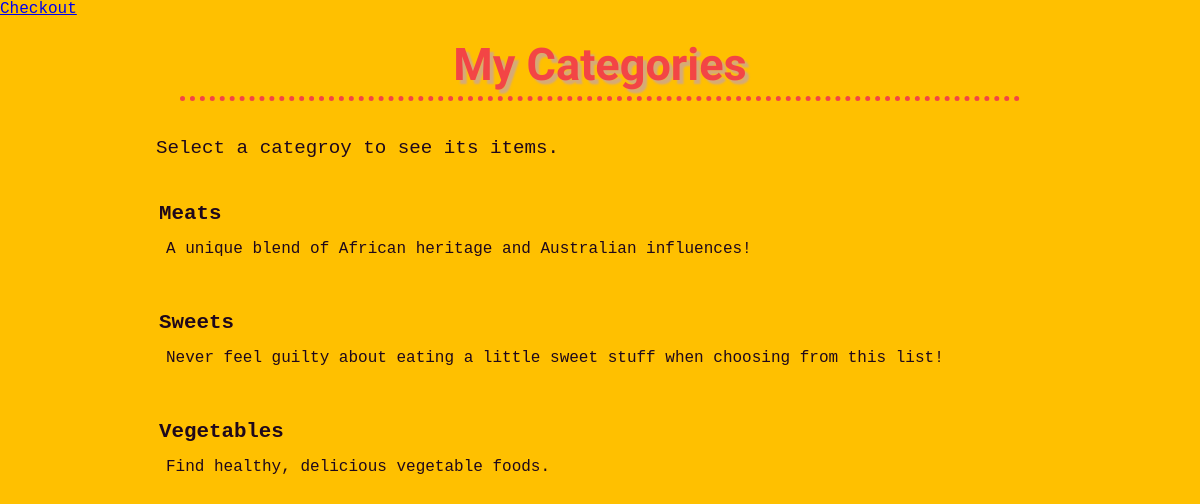
The app's page /shop/index.php with its own data.
### tables this page shows
CREATE TABLE store_categories (
    id INT NOT NULL PRIMARY KEY AUTO_INCREMENT,
    cat_title VARCHAR(50) UNIQUE,
    cat_desc TEXT
);

### shop/index.php (the view, shortened to what this page needs)
<?php
    $mysqli = doDB();
    $display_block = "<h1>My Categories</h1>
                        <div id='wrapper'>
                          <p id='directive'>Select a categroy to see its items.</p>";
    $get_cats_sql = "SELECT id, cat_title, cat_desc FROM store_categories ORDER BY cat_title";
    $get_cats_res = mysqli_query($mysqli, $get_cats_sql)
                    or die(mysqli_error($mysqli));;
    if (mysqli_num_rows($get_cats_res) < 1) {
        $display_block = "<p><em>Sorry, no categories to browse.</em></p>";
    } else {
        while ($cats = mysqli_fetch_array($get_cats_res)) {
            $cat_id = $cats['id'];
            $cat_title = stripslashes($cats['cat_title']);
            $cat_desc = stripslashes($cats['cat_desc']);
            $display_block .= "<div class='hidden_box'><label for='catList". $cat_id . "'>" . $cat_title . "</label>"
                            . "<p class='desc'>" . $cat_desc . "</p>"
                            . "<input type='checkbox' id='catList" . $cat_id . "'>";
            $get_items_sql = "SELECT id, item_title, item_price FROM store_items
                                WHERE cat_id = '" . $cat_id . "' ORDER BY item_title";
            $get_items_res = mysqli_query($mysqli, $get_items_sql)
                            or die(mysqli_error($mysqli));
            if (mysqli_num_rows($get_items_res) < 1) {
                $display_block = "<p><em>Sorry, no items in this ategory.</em></p>";
            } else {
                $display_block .= "<ul class='hidden_show'>";
                while($items = mysqli_fetch_array($get_items_res)) {
                    $item_id = $items['id'];
                    $item_title = stripcslashes($items['item_title']);
                    $item_price = $items['item_price'];
                    $display_block .= "<li><a href=\"showitem.php?item_id="
                                    . $item_id . "\">" . $item_title . "</a>
                                    (\$" . $item_price . ")</li>";
                }
                $display_block .= "</ul></div>";
            }
        }
    }
    $display_block .= "</div>";
?>
<!DOCTYPE html>
<html>
<head>
    <link rel="stylesheet" href="./css/style.css">
    <link rel="stylesheet" href="./css/seestore.css">
</head>
<body>
    <a href="checkout.php">Checkout</a>
    <?php echo $display_block; ?>
</body>
</html>

### shop/css/style.css (style rules this page uses)
* { margin: 0; padding: 0; border: none; }
html { overflow-y: scroll; }
body { width: 100%; max-width: 1900px; height: 100%; margin: 0 auto; font-family: "Lucida Console", Monaco, monospace; font-size: 16px; color: #1f081b; background-color: #ffc000; background-image: url("../images/bgCat.gif"); background-repeat:no-repeat; background-position: right bottom; background-attachment: fixed; }
h1 { width: 70%; text-align: center; margin: 0 auto; margin-top: 20px; padding-bottom: 5px; border-bottom: dotted 5px #f34545; font-family: 'Changa', sans-serif; font-size: 45px; color: #f34545; text-shadow: 4px 4px 2px rgba(213, 170, 121, 1); }
#wrapper { margin: 3vw; }
#directive { margin: 10px 10vw; font-size: 120%; }

### shop/css/seestore.css (style rules this page uses)
.hidden_box { margin: 5vh 10vw; padding: 0; }
.hidden_box label { padding: 3px; font-weight: bold; font-size: 130%; cursor: pointer; display: inline-block; }
.hidden_box label::after { display: block; content: ""; width: 0; transition: 0.3s; border-bottom: 2px solid #1f081b; }
.hidden_box .desc { margin: 10px; }

### records on screen
store_categories: cat_title "Meats", cat_desc "A unique blend of African heritage and Australian influences!"
store_categories: cat_title "Sweets", cat_desc "Never feel guilty about eating a little sweet stuff when choosing from this list!"
store_categories: cat_title "Vegetables", cat_desc "Find healthy, delicious vegetable foods."
